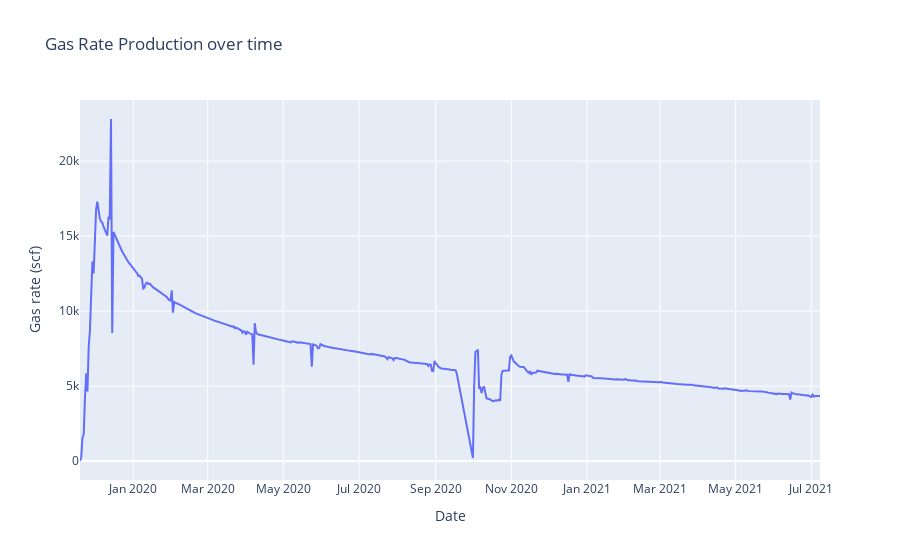

Notebook cell for this chart:
### Code cell
fig = px.line(reservoir_1_nz, x='Date', y='GasRate', title= ('Gas Rate Production over time'), labels={'GasRate':'Gas rate (scf)', 'Date':'Date'})

fig.show()

### Figure 1 — Plotly figure (JSON) as saved in the notebook; plotly's stock layout.template omitted (floating-point values rounded to 4 significant figures; data arrays with more than 128 entries replaced by an {"elided": "..."} marker saying what was removed)
{"data": [{"hovertemplate": "Date=%{x}<br>Gas rate (scf)=%{y}<extra></extra>", "legendgroup": "", "line": {"color": "#636efa", "dash": "solid"}, "marker": {"symbol": "circle"}, "mode": "lines", "name": "", "orientation": "v", "showlegend": false, "type": "scatter", "x": {"elided": "586 str values"}, "xaxis": "x", "y": {"elided": "586 float values"}, "yaxis": "y"}], "layout": {"legend": {"tracegroupgap": 0}, "title": {"text": "Gas Rate Production over time"}, "xaxis": {"anchor": "y", "domain": [0, 1], "title": {"text": "Date"}}, "yaxis": {"anchor": "x", "domain": [0, 1], "title": {"text": "Gas rate (scf)"}}}}
